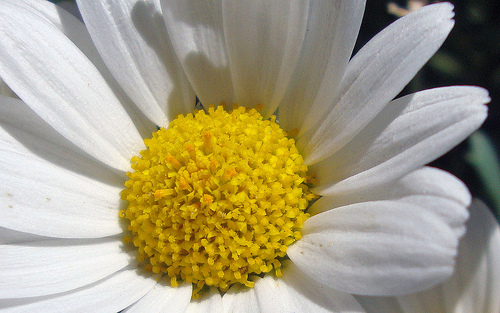
#> input picture it3160/flower-training/daisy/10140303196_b88d3d6cec.jpg, 500 x 313 px; its folder holds 4 pictures in this run
$ jupyter execute --allow-errors random_forest_flower.ipynb
#> lines starting #> are read from the running program, lines starting #| are printed output that depends on the picture
# Random Forest Flower Classification

Notebook này xây dựng hệ thống Random Forest dựa trên pipeline của bài Softmax: load ảnh → resize 32x32 → chia train/validation/test → flatten/normalize → train Random Forest → tuning → đánh giá test → lưu model.

[cell 1]
import os
import joblib
import numpy as np
import matplotlib.pyplot as plt
from PIL import Image
from sklearn.ensemble import RandomForestClassifier
from sklearn.metrics import accuracy_score, classification_report, confusion_matrix
from sklearn.model_selection import train_test_split

CLASSES = ['daisy', 'dandelion', 'rose', 'sunflower', 'tulip']
IMG_SIZE = (32, 32)
DATASET_DIR = 'flower-training'

[cell 2]
def load_flower_data(data_dir=DATASET_DIR, img_size=IMG_SIZE):
#> called with data_dir = 'flower-training', img_size = (32, 32)
    X = []
    y = []

    for label, cls in enumerate(CLASSES):
        cls_dir = os.path.join(data_dir, cls)
        if not os.path.exists(cls_dir):
            print(f"Warning: folder not found: {cls_dir}")
            continue

        for img_name in os.listdir(cls_dir):
            img_path = os.path.join(cls_dir, img_name)
            try:
                img = Image.open(img_path).convert('RGB')
#> img is the input picture: PIL image 500x313 RGB; mean R, G, B 166.3, 158.1, 129.8
                img = img.resize(img_size)
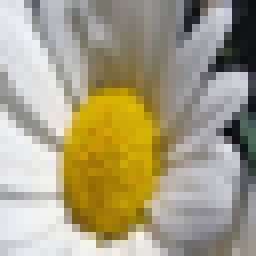
#> img: PIL image 32x32 RGB (shown 8 times larger); mean R, G, B 166.3, 158.1, 129.8
                X.append(np.array(img))
                y.append(label)
            except Exception:
                pass

    X = np.array(X).astype('float64')
    y = np.array(y)

    np.random.seed(42)
    idxs = np.random.permutation(len(X))
    X = X[idxs]
    y = y[idxs]
    return X, y

X, y = load_flower_data()
print('Full dataset:', X.shape, y.shape)
#| Full dataset: (4, 32, 32, 3) (4,)

[cell 3]
# Visualize samples
num_classes = len(CLASSES)
samples_per_class = 7
plt.figure(figsize=(12, 10))
for label, cls in enumerate(CLASSES):
    idxs = np.flatnonzero(y == label)
    if len(idxs) == 0:
        continue
    idxs = np.random.choice(idxs, min(samples_per_class, len(idxs)), replace=False)
    for i, idx in enumerate(idxs):
        plt_idx = i * num_classes + label + 1
        plt.subplot(samples_per_class, num_classes, plt_idx)
        plt.imshow(X[idx].astype('uint8'))
        plt.axis('off')
        if i == 0:
            plt.title(cls)
plt.show()
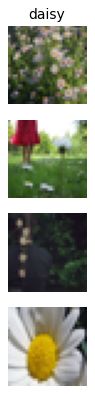
#> figure drawn by matplotlib, 4 panels

[cell 4]
# Split data: same purpose as Softmax notebook
X_train_raw, X_test_raw, y_train, y_test = train_test_split(
    X, y, test_size=0.2, random_state=42, stratify=y
)

X_train_raw, X_val_raw, y_train, y_val = train_test_split(
    X_train_raw, y_train, test_size=0.1, random_state=42, stratify=y_train
)

print('Train:', X_train_raw.shape)
#| Train: (2, 32, 32, 3)
print('Validation:', X_val_raw.shape)
#| Validation: (1, 32, 32, 3)
print('Test:', X_test_raw.shape)
#| Test: (1, 32, 32, 3)

[cell 5]
# Preprocessing for Random Forest
# Version 1: use raw pixels like Softmax.
X_train = X_train_raw.reshape(X_train_raw.shape[0], -1)
X_val = X_val_raw.reshape(X_val_raw.shape[0], -1)
X_test = X_test_raw.reshape(X_test_raw.shape[0], -1)

# Keep the same normalization idea as Softmax
mean_image = np.mean(X_train, axis=0)
X_train = X_train - mean_image
X_val = X_val - mean_image
X_test = X_test - mean_image

print('Feature shape:', X_train.shape)
#| Feature shape: (2, 3072)

[cell 6]
# Train one baseline Random Forest model
rf = RandomForestClassifier(
    n_estimators=200,
    max_depth=None,
    min_samples_leaf=1,
    random_state=42,
    n_jobs=-1,
    class_weight='balanced'
)

rf.fit(X_train, y_train)

y_train_pred = rf.predict(X_train)
y_val_pred = rf.predict(X_val)

print('Training accuracy:', accuracy_score(y_train, y_train_pred))
print('Validation accuracy:', accuracy_score(y_val, y_val_pred))

[cell 7]
# Hyperparameter tuning
results = {}
best_val = -1
best_rf = None

n_estimators_list = [100, 200, 300]
max_depth_list = [None, 10, 20, 30]
min_samples_leaf_list = [1, 2, 4]

for n_estimators in n_estimators_list:
    for max_depth in max_depth_list:
        for min_samples_leaf in min_samples_leaf_list:
            model = RandomForestClassifier(
                n_estimators=n_estimators,
                max_depth=max_depth,
                min_samples_leaf=min_samples_leaf,
                random_state=42,
                n_jobs=-1,
                class_weight='balanced'
            )
            model.fit(X_train, y_train)

            train_acc = accuracy_score(y_train, model.predict(X_train))
            val_acc = accuracy_score(y_val, model.predict(X_val))
            params = (n_estimators, max_depth, min_samples_leaf)
            results[params] = (train_acc, val_acc)

            print(f'n_estimators={n_estimators}, max_depth={max_depth}, min_samples_leaf={min_samples_leaf}: train={train_acc:.4f}, val={val_acc:.4f}')

            if val_acc > best_val:
                best_val = val_acc
                best_rf = model

print('Best validation accuracy:', best_val)
print('Best model:', best_rf)
